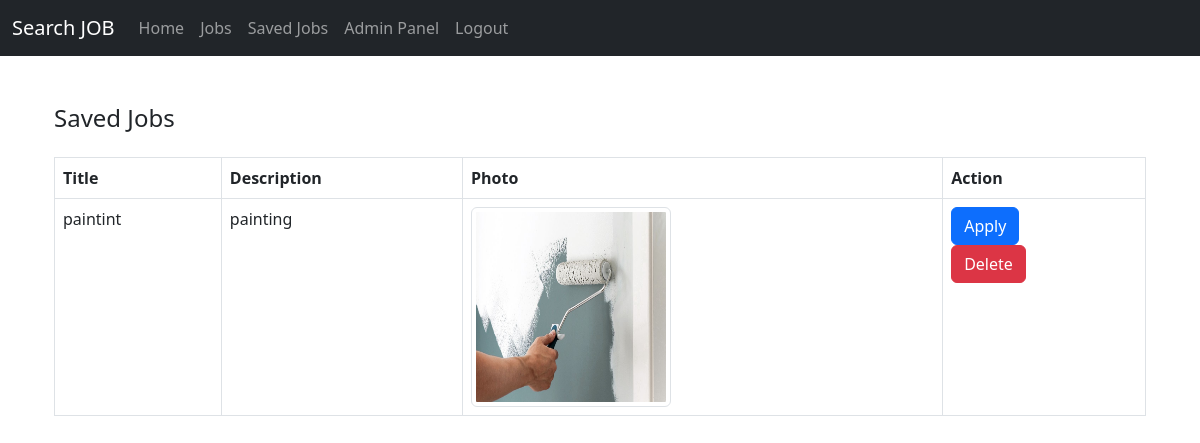
/savejobs/ (signed in), run on an earlier commit of the app's database.
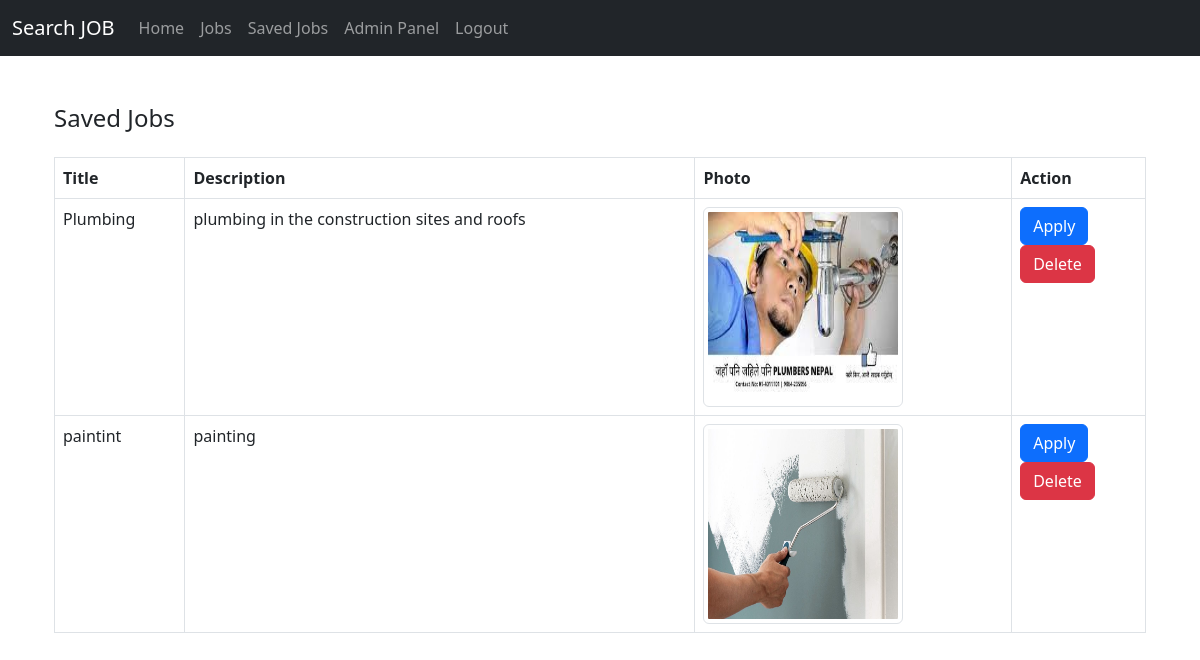
And on a later commit of the database.
### jobportal/models.py (models this page shows, shortened)
class SaveJob(models.Model):
    user = models.ForeignKey(User,on_delete=models.CASCADE,null=True)
    job = models.ForeignKey(Job, on_delete=models.CASCADE)
    saved_at = models.DateTimeField(auto_now_add=True)
    class Meta:
        unique_together = ('user', 'job')

class Job(models.Model):
    title = models.CharField(max_length=100)
    salary = models.CharField(max_length=100)
    description = models.TextField()
    photo = models.ImageField(upload_to='media', null=True, blank=True)
    location = models.CharField(max_length=100)

### jobportal/views.py (the view)
# urls.py: path('savejobs/', views.save_job, name='save_job'),  # this is same like add to cart user can save the jobs and can see the saved jobs
@login_required
def save_job(request):
        if request.user.is_authenticated:
            saveddata = SaveJob.objects.filter(user=request.user).order_by('-id')
            return render(request, 'savedjobs.html', {'saveddata': saveddata})
        else:
            return redirect('login')

### jobportal/templates/savedjobs.html (shortened to what this page needs)
{% extends 'base.html' %}
{% block content %}
<div class="container">
  <h4 class="mt-5">Saved Jobs</h4>
  <div class="table-responsive">
    <table class="table table-bordered table-hover mt-3">
      <thead>
        <tr>
          <th>Title</th>
          <th>Description</th>
          <th>Photo</th>
          <th>Action</th>
        </tr>
      </thead>
      <tbody>
        {% for savedjob in saveddata %}
        <tr>
          <td>{{ savedjob.job.title }}</td>
          <td>{{ savedjob.job.description }}</td>
          <td>
            {% if savedjob.job.photo %}
            <img src="{{ savedjob.job.photo.url }}" style="width: 200px; height: 200px;" alt="{{ savedjob.job.title }}" class="img-thumbnail img-fluid">
            {% else %}
            No Photo Available
            {% endif %}
          </td>
          <td>
            <form method="post" action="{% url 'jobPortal_home_jobs' savedjob.job.id %}">
              <button type="submit" class="btn btn-primary">Apply</button>
            </form>
            <form method="post" action="{% url 'delete_saved_jobs' savedjob.id %}">
              <button type="submit" class="btn btn-danger">Delete</button>
            </form>
          </td>
        </tr>
        {% endfor %}
      </tbody>
    </table>
  </div>
</div>
{% endblock %}

### jobportal/templates/base.html (shortened to what this page needs)
{% load static %}
<!DOCTYPE html>
<html lang="en">
<head>
    <link href="https://cdn.jsdelivr.net/npm/bootstrap@5.3.0-alpha1/dist/css/bootstrap.min.css" rel="stylesheet">
    <link href="https://cdnjs.cloudflare.com/ajax/libs/font-awesome/6.0.0-beta3/css/all.min.css" rel="stylesheet">
</head>
<body>
    <nav class="navbar navbar-expand-lg navbar-dark bg-dark">
        <div class="container-fluid">
            <a class="navbar-brand" href="#">Search JOB</a>
            <div class="collapse navbar-collapse" id="navbarNav">
                <ul class="navbar-nav">
                    <li class="nav-item">
                        <a class="nav-link" href="{% url 'home' %}">Home</a>
                    </li>
                    <li class="nav-item">
                        <a class="nav-link" href="{% url 'home' %}">Jobs</a>
                    </li>
                    <li class="nav-item">
                        <a class="nav-link" href="{% url 'save_job' %}">Saved Jobs</a>
                      </li>
                    <li class="nav-item">
                        {% if user.is_superuser %}
                        <a class="nav-link" href="{% url 'addjobs' %}">Admin Panel</a>
                        {% endif %}
                      </li>
                    <li class="nav-item">
                        {% if user.is_authenticated %}
                        <a class="nav-link" href="{% url 'logout' %}">Logout</a>
                        {% else %}
                        <a class="nav-link" href="{% url 'loginPage' %}">Login</a>
                        {% endif %}
                </ul>
            </div>
        </div>
    </nav>
    <div class="container mt-4">
        {% block content %}
        {% endblock %}
    </div>
</body>
</html>

What changed in the data, as far as the page shows it:
added SaveJob: job "Plumbing", job.description "plumbing in the construction sites and roofs", job.photo (picture)
